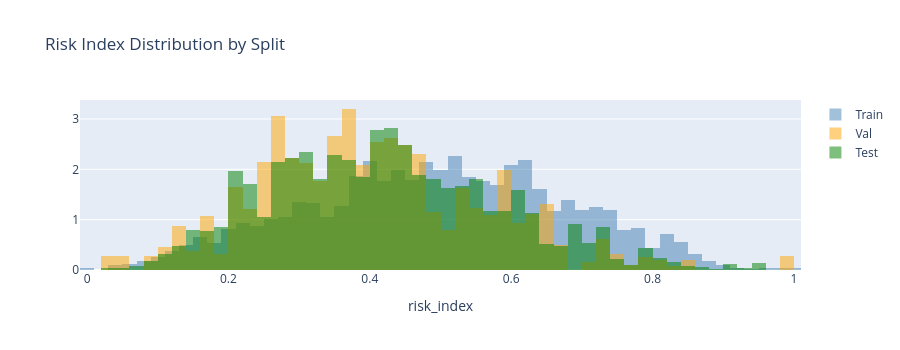

The notebook cell this image was saved under:
### Markdown cell above
## 4. Risk Index Distribution Overlap Across Splits

### Code cell
fig = go.Figure()
for label, split, color in [("Train", train, "steelblue"), ("Val", val, "orange"), ("Test", test, "green")]:
    fig.add_trace(go.Histogram(
        x=split["risk_index"], name=label, nbinsx=60,
        marker_color=color, opacity=0.5, histnorm="probability density",
    ))
fig.update_layout(title="Risk Index Distribution by Split", barmode="overlay",
                  xaxis_title="risk_index", height=350)
fig.show()

### Figure 1 — Plotly figure (JSON) as saved in the notebook; plotly's stock layout.template omitted (floating-point values rounded to 4 significant figures; data arrays with more than 128 entries replaced by an {"elided": "..."} marker saying what was removed)
{"data": [{"histnorm": "probability density", "marker": {"color": "steelblue"}, "name": "Train", "nbinsx": 60, "opacity": 0.5, "type": "histogram", "x": {"elided": "25568 float values"}}, {"histnorm": "probability density", "marker": {"color": "orange"}, "name": "Val", "nbinsx": 60, "opacity": 0.5, "type": "histogram", "x": {"elided": "4317 float values"}}, {"histnorm": "probability density", "marker": {"color": "green"}, "name": "Test", "nbinsx": 60, "opacity": 0.5, "type": "histogram", "x": {"elided": "14798 float values"}}], "layout": {"barmode": "overlay", "height": 350, "title": {"text": "Risk Index Distribution by Split"}, "xaxis": {"title": {"text": "risk_index"}}}}
